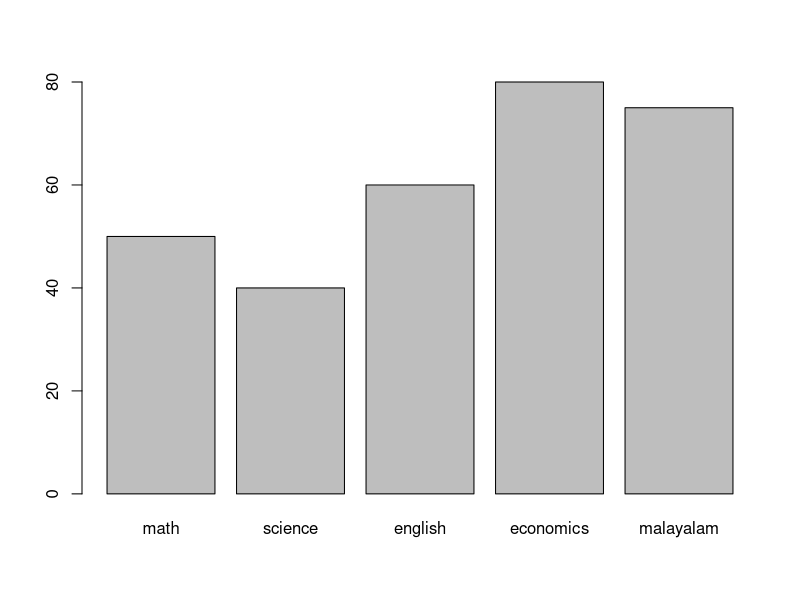

Write the R code that produced this figure.
#Write a R program to create a simple bar plot of five subjects’ marks.
marks<-c(50,40,60,80,75)
subj<-c('math','science','english','economics','malayalam')
barplot(marks,names.arg=subj)
